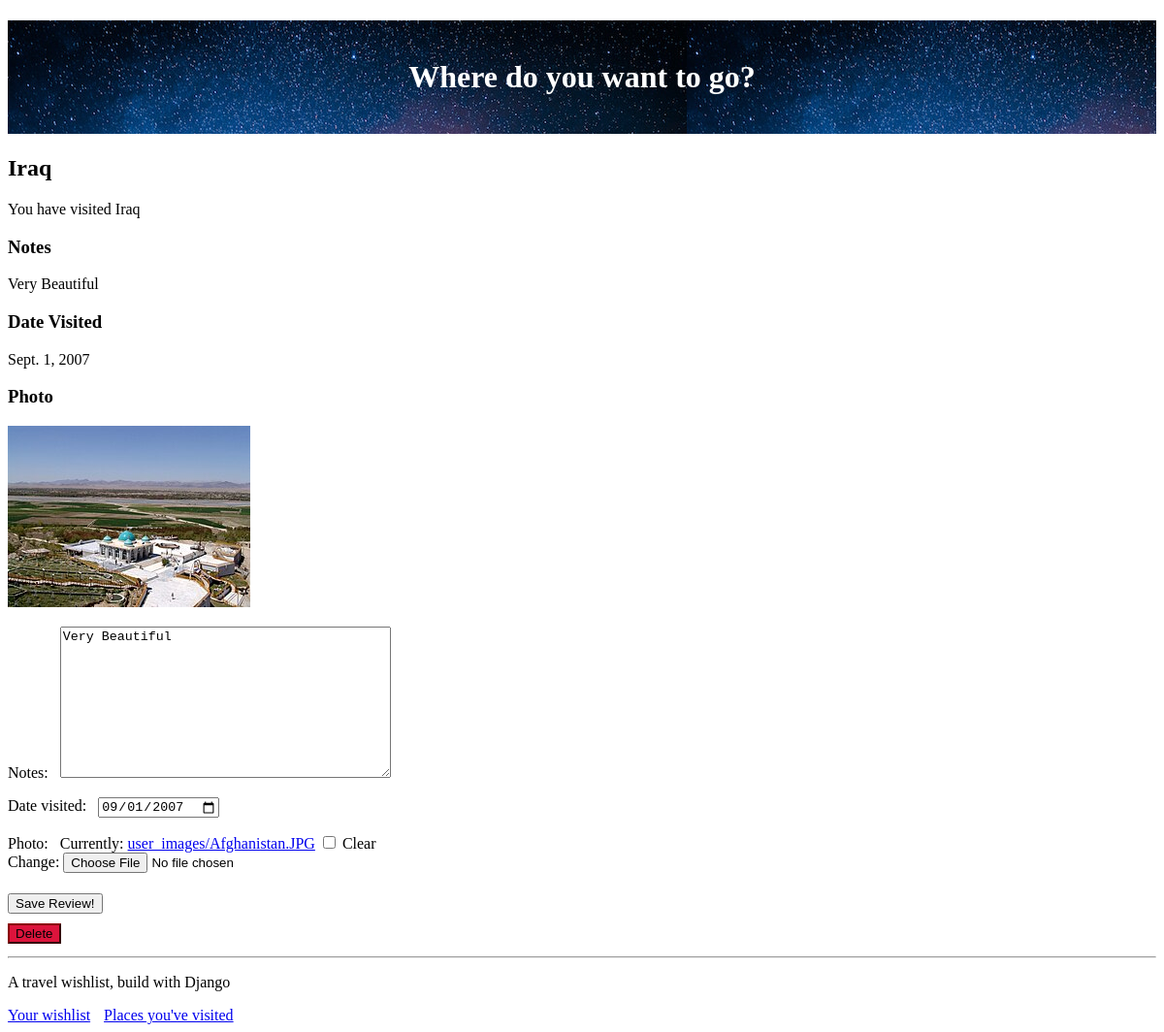
Page /place/9 (signed in) on the committed database.
### travel_wishlist/models.py (models this page shows, shortened)
class Place(models.Model):
    user = models.ForeignKey('auth.User', null=False, on_delete=models.CASCADE)
    name = models.CharField(max_length=200)
    visited = models.BooleanField(default=False)
    notes = models.TextField(blank=True, null=True)
    date_visited = models.DateField(blank=True, null=True)
    photo = models.ImageField(upload_to='user_images/', blank=True, null=True)

### travel_wishlist/views.py (the view)
# urls.py: path('place/<int:place_pk>', views.place_details, name='place_details'),
@login_required
def place_details(request, place_pk):
    place = get_object_or_404(Place, pk=place_pk)
    if place.user != request.user:
        return HttpResponseForbidden()
    if request.method =='POST':
        form = TripReviewForm(request.POST, request.FILES, instance=place)
        if form.is_valid():
            form.save()
            messages.info(request, 'Trip information updated!')
        else:
            messages.error(request, form.errors) #temporaary refine later
        return redirect('place_details', place_pk=place_pk)
    else: # if GEt request, show Place info and form and optional form.
        if place.visited:
            review_form = TripReviewForm(instance=place)
            return render(request, 'travel_wishlist/place_detail.html', {'place': place, 'review_form': review_form })
        else:
            return render(request, 'travel_wishlist/place_detail.html', {'place': place})

### travel_wishlist/forms.py
class TripReviewForm(forms.ModelForm):
    class Meta:
        model = Place
        fields = ('notes', 'date_visited', 'photo')
        widgets = {
            'date_visited': DateInput()
        }

### travel_wishlist/templates/travel_wishlist/place_detail.html (shortened to what this page needs)
{% extends 'travel_wishlist/base.html' %}
{% load static %}
{% block content %}
<h2>{{ place.name }}</h2>
{% if place.visited %}
    <p> You have visited {{ place.name }}</p>
    <h3>Notes</h3>
    <p>{{ place.notes|default:"No Notes." }}</p>
    <h3> Date Visited</h3>
    <p>{{ place.date_visited|default:"Date visited not set" }}</p>
    <h3>Photo</h3>
    {% if place.photo %}
        <img src="{{ place.photo.url }}">
    {% else %}
        <p>No photo uploaded.</p>
    {% endif %}
    <form action="{% url 'place_details' place.pk %}" method="POST" enctype="multipart/form-data">
    {{ review_form.as_p }}
    <button type="submit">Save Review!</button>
    </form>
{% else %}
    <p> You have not visited {{ place.name }}</p>
   <form action="{% url 'place_was_visited' place.pk %}" method="POST">
       {% csrf_token %}
       <button type="submit" class="visited"> Visited!</button>
   </form>
{% endif %}
<form action="{% url 'delete_place' place.pk %}" method="POST">
    <button type="submit" class="delete">Delete</button>
</form>
{% endblock %}

### travel_wishlist/static/css/style.css (style rules this page uses)
label { display: inline-block; padding-right: 8px; }
button { margin: 5px 0px 5px 0; }
.delete { background-color: crimson; border-color: darkred; }

### rows in the picture
Place: name "Iraq", notes "Very Beautiful", date_visited "Sept. 1, 2007", photo (picture), date_visited "09/01/2007"
